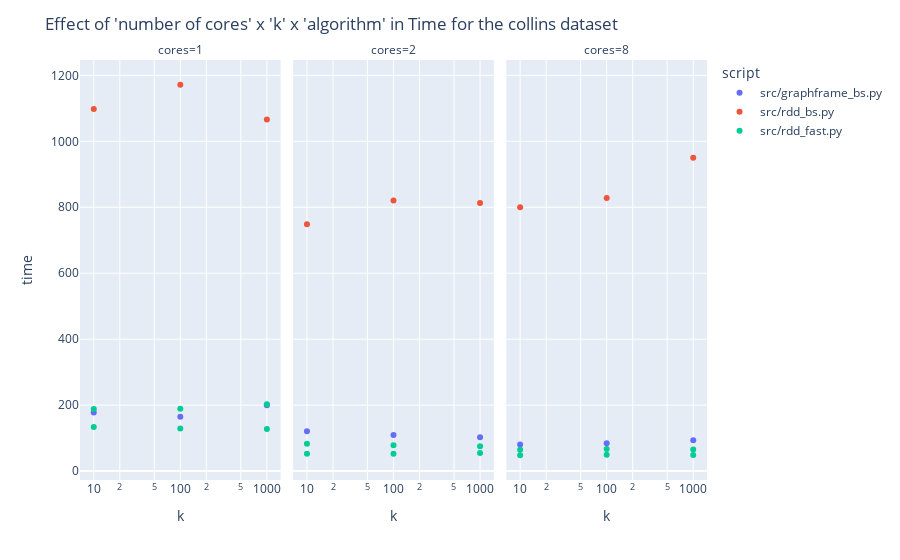

This figure's notebook cell:
### Code cell
fig = px.scatter(experiments_df[experiments_df["dataset"]=="artists_uniform"],
                 x="k",
                 y="time",
                 log_x=True,
                 color="script",
                 facet_col="cores")

fig.update_layout(
    title=f"Effect of 'number of cores' x 'k' x 'algorithm' in Time for the collins dataset",
)
    
fig.show()

### Figure 1 — Plotly figure (JSON) as saved in the notebook; plotly's stock layout.template omitted (floating-point values rounded to 4 significant figures)
{"data": [{"hovertemplate": "script=src/graphframe_bs.py<br>cores=1<br>k=%{x}<br>time=%{y}<extra></extra>", "legendgroup": "src/graphframe_bs.py", "marker": {"color": "#636efa", "symbol": "circle"}, "mode": "markers", "name": "src/graphframe_bs.py", "orientation": "v", "showlegend": true, "type": "scatter", "x": [10, 100, 1000], "xaxis": "x", "y": [177.3, 165.0, 199.9], "yaxis": "y"}, {"hovertemplate": "script=src/graphframe_bs.py<br>cores=2<br>k=%{x}<br>time=%{y}<extra></extra>", "legendgroup": "src/graphframe_bs.py", "marker": {"color": "#636efa", "symbol": "circle"}, "mode": "markers", "name": "src/graphframe_bs.py", "orientation": "v", "showlegend": false, "type": "scatter", "x": [10, 100, 1000], "xaxis": "x2", "y": [120.6, 109.3, 102.8], "yaxis": "y2"}, {"hovertemplate": "script=src/graphframe_bs.py<br>cores=8<br>k=%{x}<br>time=%{y}<extra></extra>", "legendgroup": "src/graphframe_bs.py", "marker": {"color": "#636efa", "symbol": "circle"}, "mode": "markers", "name": "src/graphframe_bs.py", "orientation": "v", "showlegend": false, "type": "scatter", "x": [10, 100, 1000], "xaxis": "x3", "y": [80.65, 84.34, 93.38], "yaxis": "y3"}, {"hovertemplate": "script=src/rdd_bs.py<br>cores=1<br>k=%{x}<br>time=%{y}<extra></extra>", "legendgroup": "src/rdd_bs.py", "marker": {"color": "#EF553B", "symbol": "circle"}, "mode": "markers", "name": "src/rdd_bs.py", "orientation": "v", "showlegend": true, "type": "scatter", "x": [10, 100, 1000], "xaxis": "x", "y": [1098.0, 1172.0, 1067.0], "yaxis": "y"}, {"hovertemplate": "script=src/rdd_bs.py<br>cores=2<br>k=%{x}<br>time=%{y}<extra></extra>", "legendgroup": "src/rdd_bs.py", "marker": {"color": "#EF553B", "symbol": "circle"}, "mode": "markers", "name": "src/rdd_bs.py", "orientation": "v", "showlegend": false, "type": "scatter", "x": [10, 100, 1000], "xaxis": "x2", "y": [748.7, 820.4, 812.9], "yaxis": "y2"}, {"hovertemplate": "script=src/rdd_bs.py<br>cores=8<br>k=%{x}<br>time=%{y}<extra></extra>", "legendgroup": "src/rdd_bs.py", "marker": {"color": "#EF553B", "symbol": "circle"}, "mode": "markers", "name": "src/rdd_bs.py", "orientation": "v", "showlegend": false, "type": "scatter", "x": [10, 100, 1000], "xaxis": "x3", "y": [799.9, 827.8, 950.1], "yaxis": "y3"}, {"hovertemplate": "script=src/rdd_fast.py<br>cores=1<br>k=%{x}<br>time=%{y}<extra></extra>", "legendgroup": "src/rdd_fast.py", "marker": {"color": "#00cc96", "symbol": "circle"}, "mode": "markers", "name": "src/rdd_fast.py", "orientation": "v", "showlegend": true, "type": "scatter", "x": [10, 100, 1000, 10, 100, 1000], "xaxis": "x", "y": [188.6, 188.8, 202.9, 133.6, 129.0, 127.3], "yaxis": "y"}, {"hovertemplate": "script=src/rdd_fast.py<br>cores=2<br>k=%{x}<br>time=%{y}<extra></extra>", "legendgroup": "src/rdd_fast.py", "marker": {"color": "#00cc96", "symbol": "circle"}, "mode": "markers", "name": "src/rdd_fast.py", "orientation": "v", "showlegend": false, "type": "scatter", "x": [10, 100, 1000, 10, 100, 1000], "xaxis": "x2", "y": [82.92, 78.71, 75.5, 52.7, 52.47, 55.13], "yaxis": "y2"}, {"hovertemplate": "script=src/rdd_fast.py<br>cores=8<br>k=%{x}<br>time=%{y}<extra></extra>", "legendgroup": "src/rdd_fast.py", "marker": {"color": "#00cc96", "symbol": "circle"}, "mode": "markers", "name": "src/rdd_fast.py", "orientation": "v", "showlegend": false, "type": "scatter", "x": [10, 100, 1000, 10, 100, 1000], "xaxis": "x3", "y": [64.93, 66.68, 65.75, 48.01, 49.37, 48.86], "yaxis": "y3"}], "layout": {"annotations": [{"font": {}, "showarrow": false, "text": "cores=1", "x": 0.16, "xanchor": "center", "xref": "paper", "y": 1, "yanchor": "bottom", "yref": "paper"}, {"font": {}, "showarrow": false, "text": "cores=2", "x": 0.5, "xanchor": "center", "xref": "paper", "y": 1, "yanchor": "bottom", "yref": "paper"}, {"font": {}, "showarrow": false, "text": "cores=8", "x": 0.84, "xanchor": "center", "xref": "paper", "y": 1, "yanchor": "bottom", "yref": "paper"}], "legend": {"title": {"text": "script"}, "tracegroupgap": 0}, "margin": {"t": 60}, "title": {"text": "Effect of 'number of cores' x 'k' x 'algorithm' in Time for the collins dataset"}, "xaxis": {"anchor": "y", "domain": [0, 0.32], "title": {"text": "k"}, "type": "log"}, "xaxis2": {"anchor": "y2", "domain": [0.34, 0.66], "matches": "x", "title": {"text": "k"}, "type": "log"}, "xaxis3": {"anchor": "y3", "domain": [0.68, 1.0], "matches": "x", "title": {"text": "k"}, "type": "log"}, "yaxis": {"anchor": "x", "domain": [0, 1], "title": {"text": "time"}}, "yaxis2": {"anchor": "x2", "domain": [0, 1], "matches": "y", "showticklabels": false}, "yaxis3": {"anchor": "x3", "domain": [0, 1], "matches": "y", "showticklabels": false}}}
